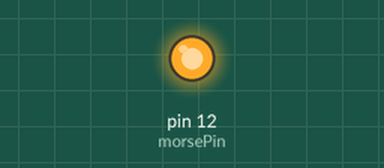
The sketch below on a simulated Arduino Uno, built with avr-gcc and run on an emulated ATmega328P. On the bench: output pins drawn as LEDs (lit = HIGH). What the sketch prints to the serial monitor is not drawn.

Above: at 0.6 s.
At 45.6 s:
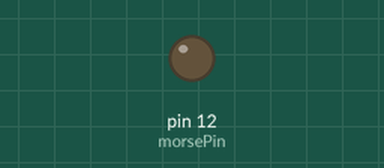
Timing chart, 0 to 47.6 s (numbered marks = the images above):
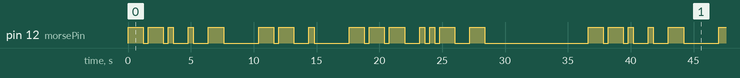

The sketch:

morseCodeFlasher.ino
```cpp
/*
 * Flashes given string in morseAlphabet on LED on configurable morsePin, if debug=TRUE also printing out symbols on Serial(- is dot, --- is dash, _ is pause)
 *
 * Used Hardware: Arduino Uno + LED
 *
 * Author: Felix Erlacher
 *
 */

//should be put in separate .h file, but older Arduino IDE's don't like that...
String morseCodes[] = {
    ".-", // A
    "-...", // B
    "-.-.", // C
    "-..", // D
    ".", // E
    "..-.", // F
    "--.", // G
    "....", // H
    "..", // I
    ".---", // J
    "-.-", // K
    ".-..", // L
    "--", // M
    "-.", // N
    "---",  // O
    ".--.", // P
    "--.-", // Q
    ".-.", // R
    "...",  // S
    "-", // T
    "..-", // U
    "...-", // V
    ".--", // W
    "-..-", // X
    "-.--", // Y
    "--..", // Z
    ".----", // 1
    "..---", // 2
    "...--", // 3
    "....-", // 4
    ".....", // 5
    "-....", // 6
    "--...", // 7
    "---..", // 8
    "----.", // 9
    "-----", // 0
    " " //space character, used to control interWord break
};

//connect LED to gnd and following pin
static int morsePin = 12;
static int dotLength = 400;   //basic unit of measurement. Morse definition: One dot flashes for one unit, one dash flashes for 3 units, one unit break between each dot or dash, 3 units break between each char, 7 units break between each word
//debug messages on?
static boolean debug=1;
//message to be morsed
static String message="get me out";

/*
* initial setup code
*/
void setup() {
  Serial.begin(9600);
  pinMode(morsePin, OUTPUT);
  digitalWrite(morsePin,LOW);
  if(debug)
    Serial.println("GOGOGO!");

}

/*
* primary function for morseing a single char
*/
void morseChar (char c) {
   if(c==' '){
    morse(" ");
   }else{
    morse(morseCodes[c-97]);
   }
    delay(2*dotLength); //interLetter break, adding 2 to the intersymbol break makes it a 3 dotLength break;
    if(debug)
      Serial.print("__");

}

/*
 * receives string of dots and dashes of single Character or whitespace if word is finished
 */
void morse(String tokens) {
   for (int i = 0; i < tokens.length(); i++) {
       switch (tokens[i]) {
           case '-':
               morseDash();
               delay(dotLength); //intersymbol break
               if(debug)
                Serial.print("_");
               break;
           case '.':
               morseDot();
               delay(dotLength); //intersymbol break
               if(debug)
                Serial.print("_");
               break;
           case ' ':
               delay(2*dotLength); //interWord break, +2 to +1* intersymbolBreak +2 *interLetterBreak +2 *interLetterBreak(whitespace) makes this a break of 7
               if(debug)
                Serial.print("__");
               break;
           default:
           Serial.println("ERROR: No dash nor dot nor space, wrong sign in alphabet?!");
       }
   }
}

/*
*flashes a dash (and possibly prints debug info), nothing more
*/
void morseDash(){
  digitalWrite(morsePin,HIGH);
  delay(3*dotLength);
  digitalWrite(morsePin,LOW);
  if(debug)
    Serial.print("---");
  }

/*
*flashes a dot (and possibly prints debug info), nothing more
*/
void morseDot(){
  digitalWrite(morsePin,HIGH);
  delay(dotLength);
  digitalWrite(morsePin,LOW);
  if(debug)
    Serial.print("-");
  }


/*
* "main"
*/
void loop() {

  for(int i=0;i<message.length();i++){
      morseChar(message[i]);
    }
  delay(7000);
  Serial.println();
}
```

Measured:
- by itself, pin 12 (morsePin): moves between LOW and HIGH, repeating every 36.6 s
- by itself, everything shown: repeats every 36.6 s, in 30 steps
